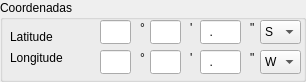
<?xml version="1.0" encoding="UTF-8"?>
<ui version="4.0">
 <class>gbcoordinates</class>
 <widget class="QGroupBox" name="gbcoordinates">
  <property name="geometry">
   <rect>
    <x>0</x>
    <y>0</y>
    <width>306</width>
    <height>82</height>
   </rect>
  </property>
  <property name="windowTitle">
   <string>GroupBox</string>
  </property>
  <property name="title">
   <string>Coordenadas</string>
  </property>
  <widget class="QLabel" name="setlonlabel">
   <property name="geometry">
    <rect>
     <x>250</x>
     <y>50</y>
     <width>16</width>
     <height>16</height>
    </rect>
   </property>
   <property name="text">
    <string>&quot;</string>
   </property>
  </widget>
  <widget class="QLabel" name="label_lat">
   <property name="geometry">
    <rect>
     <x>10</x>
     <y>30</y>
     <width>57</width>
     <height>14</height>
    </rect>
   </property>
   <property name="text">
    <string>Latitude</string>
   </property>
  </widget>
  <widget class="QLineEdit" name="latgr">
   <property name="geometry">
    <rect>
     <x>100</x>
     <y>20</y>
     <width>31</width>
     <height>24</height>
    </rect>
   </property>
   <property name="inputMethodHints">
    <set>Qt::ImhDigitsOnly</set>
   </property>
   <property name="inputMask">
    <string>99; </string>
   </property>
   <property name="maxLength">
    <number>2</number>
   </property>
   <property name="cursorMoveStyle">
    <enum>Qt::LogicalMoveStyle</enum>
   </property>
  </widget>
  <widget class="QLabel" name="minlatlabel">
   <property name="geometry">
    <rect>
     <x>190</x>
     <y>20</y>
     <width>16</width>
     <height>16</height>
    </rect>
   </property>
   <property name="text">
    <string>'</string>
   </property>
  </widget>
  <widget class="QLineEdit" name="lonseg">
   <property name="geometry">
    <rect>
     <x>200</x>
     <y>50</y>
     <width>41</width>
     <height>24</height>
    </rect>
   </property>
   <property name="inputMethodHints">
    <set>Qt::ImhDigitsOnly</set>
   </property>
   <property name="inputMask">
    <string>99.9; </string>
   </property>
   <property name="maxLength">
    <number>4</number>
   </property>
  </widget>
  <widget class="QLabel" name="label_lon">
   <property name="geometry">
    <rect>
     <x>10</x>
     <y>50</y>
     <width>71</width>
     <height>16</height>
    </rect>
   </property>
   <property name="text">
    <string>Longitude</string>
   </property>
  </widget>
  <widget class="QLabel" name="minlonlabel">
   <property name="geometry">
    <rect>
     <x>190</x>
     <y>50</y>
     <width>16</width>
     <height>16</height>
    </rect>
   </property>
   <property name="text">
    <string>'</string>
   </property>
  </widget>
  <widget class="QComboBox" name="comboLat">
   <property name="geometry">
    <rect>
     <x>260</x>
     <y>20</y>
     <width>41</width>
     <height>24</height>
    </rect>
   </property>
   <property name="focusPolicy">
    <enum>Qt::NoFocus</enum>
   </property>
   <item>
    <property name="text">
     <string>S</string>
    </property>
   </item>
   <item>
    <property name="text">
     <string>N</string>
    </property>
   </item>
  </widget>
  <widget class="QLineEdit" name="longr">
   <property name="geometry">
    <rect>
     <x>100</x>
     <y>50</y>
     <width>31</width>
     <height>24</height>
    </rect>
   </property>
   <property name="inputMethodHints">
    <set>Qt::ImhDigitsOnly</set>
   </property>
   <property name="inputMask">
    <string>99; </string>
   </property>
   <property name="maxLength">
    <number>2</number>
   </property>
  </widget>
  <widget class="QLabel" name="grlatlabel">
   <property name="geometry">
    <rect>
     <x>140</x>
     <y>20</y>
     <width>16</width>
     <height>16</height>
    </rect>
   </property>
   <property name="text">
    <string>°</string>
   </property>
  </widget>
  <widget class="QLineEdit" name="latseg">
   <property name="geometry">
    <rect>
     <x>200</x>
     <y>20</y>
     <width>41</width>
     <height>24</height>
    </rect>
   </property>
   <property name="inputMethodHints">
    <set>Qt::ImhDigitsOnly</set>
   </property>
   <property name="inputMask">
    <string>99.9; </string>
   </property>
   <property name="maxLength">
    <number>4</number>
   </property>
   <property name="cursorMoveStyle">
    <enum>Qt::LogicalMoveStyle</enum>
   </property>
  </widget>
  <widget class="QLineEdit" name="latmin">
   <property name="geometry">
    <rect>
     <x>150</x>
     <y>20</y>
     <width>31</width>
     <height>24</height>
    </rect>
   </property>
   <property name="inputMethodHints">
    <set>Qt::ImhDigitsOnly</set>
   </property>
   <property name="inputMask">
    <string>99; </string>
   </property>
   <property name="maxLength">
    <number>2</number>
   </property>
   <property name="cursorMoveStyle">
    <enum>Qt::LogicalMoveStyle</enum>
   </property>
  </widget>
  <widget class="QLineEdit" name="lonmin">
   <property name="geometry">
    <rect>
     <x>150</x>
     <y>50</y>
     <width>31</width>
     <height>24</height>
    </rect>
   </property>
   <property name="inputMethodHints">
    <set>Qt::ImhDigitsOnly</set>
   </property>
   <property name="inputMask">
    <string>99; </string>
   </property>
   <property name="maxLength">
    <number>2</number>
   </property>
  </widget>
  <widget class="QLabel" name="seglatlabel">
   <property name="geometry">
    <rect>
     <x>250</x>
     <y>20</y>
     <width>16</width>
     <height>16</height>
    </rect>
   </property>
   <property name="text">
    <string>&quot;</string>
   </property>
  </widget>
  <widget class="QLabel" name="grlonlabel">
   <property name="geometry">
    <rect>
     <x>140</x>
     <y>50</y>
     <width>16</width>
     <height>16</height>
    </rect>
   </property>
   <property name="text">
    <string>°</string>
   </property>
  </widget>
  <widget class="QComboBox" name="comboLon">
   <property name="geometry">
    <rect>
     <x>260</x>
     <y>50</y>
     <width>41</width>
     <height>24</height>
    </rect>
   </property>
   <property name="focusPolicy">
    <enum>Qt::NoFocus</enum>
   </property>
   <item>
    <property name="text">
     <string>W</string>
    </property>
   </item>
   <item>
    <property name="text">
     <string>E</string>
    </property>
   </item>
  </widget>
 </widget>
 <tabstops>
  <tabstop>latgr</tabstop>
  <tabstop>latmin</tabstop>
  <tabstop>latseg</tabstop>
  <tabstop>longr</tabstop>
  <tabstop>lonmin</tabstop>
  <tabstop>lonseg</tabstop>
  <tabstop>comboLat</tabstop>
  <tabstop>comboLon</tabstop>
 </tabstops>
 <resources/>
 <connections/>
</ui>
